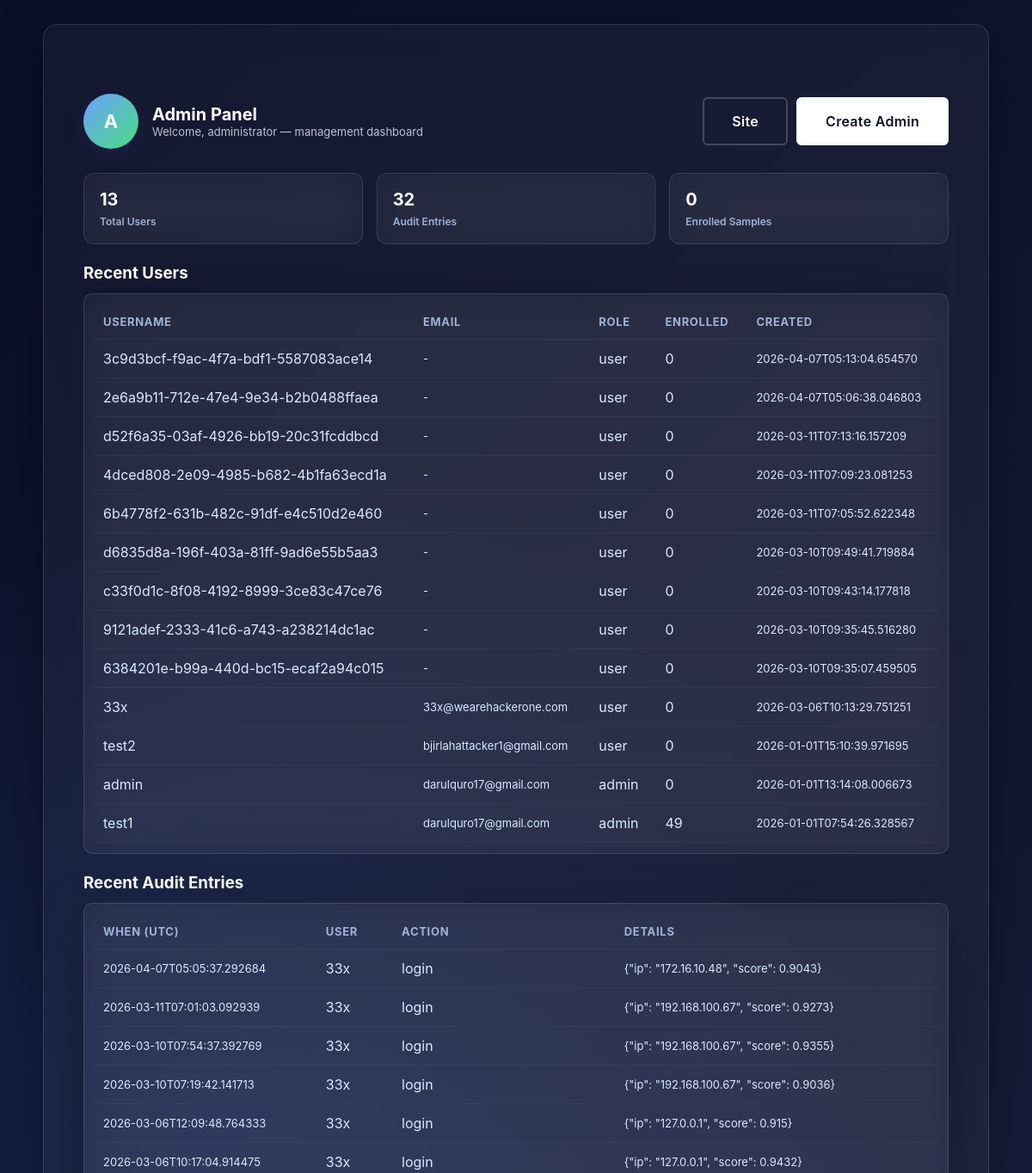
Page /admin/ (signed in, upper part) on the earlier database version.
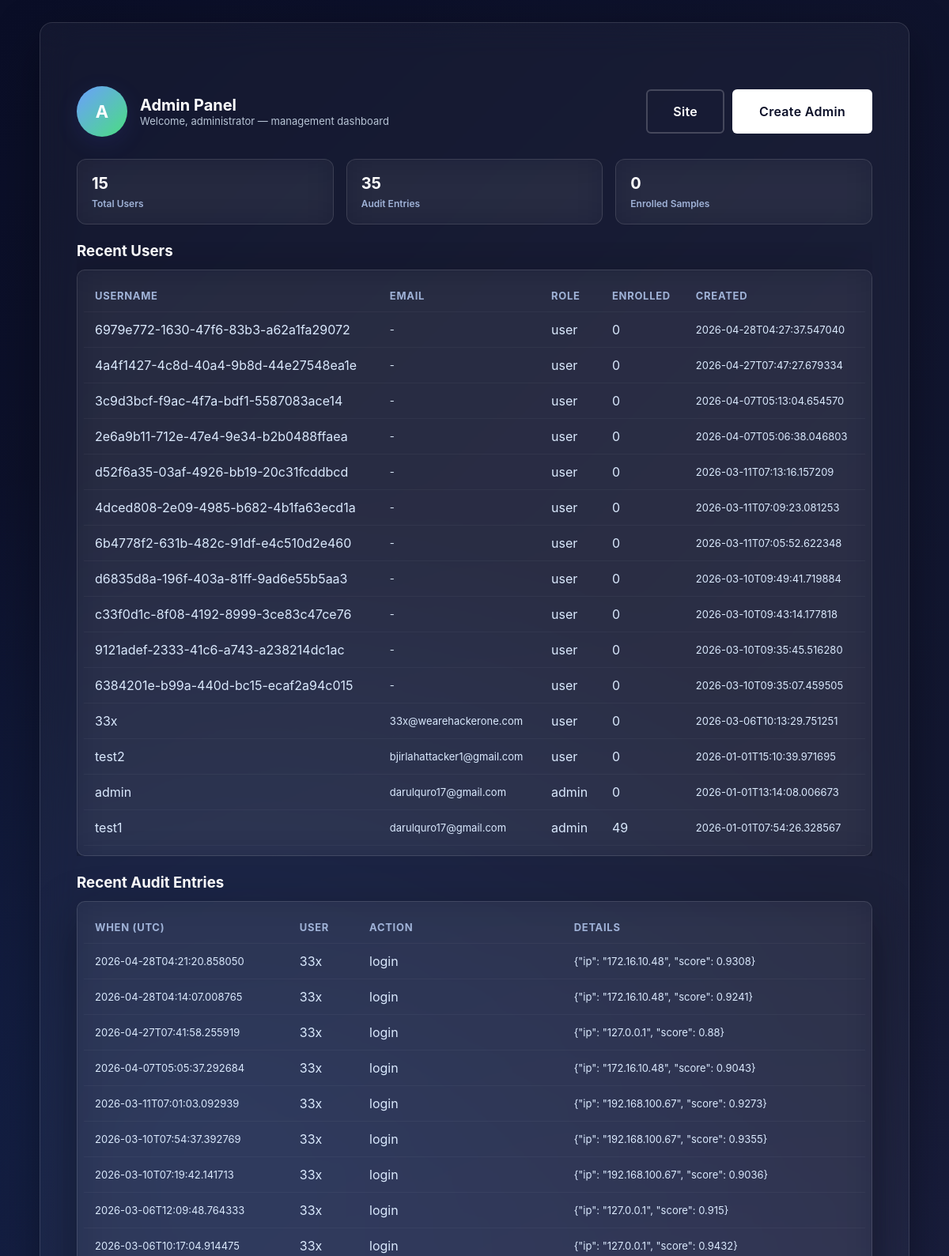
Same page on the later database version.
### app/models/user.py (models this page shows, shortened)
class User(UserMixin, db.Model):
    __tablename__ = "users"
    id = db.Column(db.Integer, primary_key=True)
    username = db.Column(db.String(80), unique=True, nullable=False, index=True)
    password_hash = db.Column(db.String(255), nullable=True)  # Nullable for migration
    role = db.Column(db.String(10), nullable=False, server_default="user")
    created_at = db.Column(db.DateTime, default=lambda: datetime.now(timezone.utc), nullable=False)
    updated_at = db.Column(
        db.DateTime,
        default=lambda: datetime.now(timezone.utc),
        onupdate=lambda: datetime.now(timezone.utc),
    )
    email = db.Column(db.String(255), nullable=True, index=True)
    email_verified = db.Column(db.Boolean, default=False, nullable=False)
    email_verification_sent_at = db.Column(db.DateTime, nullable=True)
    email_verification_code_hash = db.Column(db.String(128), nullable=True)
    two_factor_enabled = db.Column(db.Boolean, default=False, nullable=False)
    two_factor_secret = db.Column(db.String(255), nullable=True)
    keystroke_vectors = db.relationship(
        "KeystrokeVector", backref="user", lazy="dynamic", cascade="all, delete-orphan"
    )
    login_attempts = db.relationship(
        "LoginAttempt", backref="user", lazy="dynamic", cascade="all, delete-orphan"
    )
    def get_enrollment_count(self):
        try:
            res = db.session.execute(
                text(
                    "SELECT COUNT(*) AS c FROM user_vectors WHERE user_id = :uid AND event_type = :etype AND is_successful = 1"
                ),
                {"uid": self.id, "etype": "enrollment"},
            )
            return int(res.scalar_one())
        except Exception:
            try:
                return self.keystroke_vectors.filter_by(event_type="enrollment", is_successful=True).count()
            except Exception:
                return 0

### app/models/admin_audit.py (models this page shows, shortened)
class AdminAudit(db.Model):
    __tablename__ = "admin_audit"
    id = db.Column(db.Integer, primary_key=True)
    user_id = db.Column(db.Integer, db.ForeignKey("users.id"), nullable=True, index=True)
    username = db.Column(db.String(80), nullable=True, index=True)
    action = db.Column(db.String(64), nullable=False)  # e.g., 'registered','enrolled','login'
    details = db.Column(db.Text, nullable=True)
    timestamp = db.Column(
        db.DateTime, default=lambda: datetime.now(timezone.utc), nullable=False, index=True
    )

### app/blueprints/admin.py (the view)
@admin_bp.route("/")
@admin_required
def admin_index():
    try:
        users = User.query.order_by(User.created_at.desc()).limit(50).all()
    except Exception:
        users = []
    try:
        audits = (
            AdminAudit.query.order_by(AdminAudit.timestamp.desc()).limit(100).all()
        )
    except Exception:
        audits = []
    return render_template("admin/index.html", users=users, audits=audits)

### app/blueprints/admin.py (called while the page is built)
def admin_required(f):
    @wraps(f)
    @login_required
    def decorated(*args, **kwargs):
        if not getattr(current_user, "role", "").lower() == "admin":
            from flask import abort
            abort(403)
        return f(*args, **kwargs)
    return decorated

### templates/admin/index.html (shortened to what this page needs)
{% extends "base.html" %}
{% block body %}
<div class="bg-gradient" style="min-height:100vh;padding:28px">
  <div class="card" style="max-width:1100px;margin:0 auto;">
    <div class="admin-header">
      <div class="admin-avatar">A</div>
      <div>
        <div class="admin-title">Admin Panel</div>
        <div class="admin-sub">Welcome, administrator — management dashboard</div>
      </div>
      <div style="margin-left:auto;display:flex;gap:10px;align-items:center">
        <a class="btn btn-secondary" href="/">Site</a>
        <a class="btn btn-primary" href="/admin/create">Create Admin</a>
      </div>
    </div>
    <div class="stats-grid">
      <div class="stat">
        <div class="n">{{ users|length }}</div>
        <div class="label">Total Users</div>
      </div>
      <div class="stat">
        <div class="n">{{ audits|length }}</div>
        <div class="label">Audit Entries</div>
      </div>
      <div class="stat">
        <div class="n">{{ total_enrollments or 0 }}</div>
        <div class="label">Enrolled Samples</div>
      </div>
    </div>
    <div class="table-card" style="margin-top:6px">
      <h3 style="margin-bottom:12px;color:#fff">Recent Users</h3>
      <div class="card" style="padding:12px 8px;border-radius:10px;">
        <table class="admin-table">
          <thead>
            <tr><th>Username</th><th>Email</th><th>Role</th><th>Enrolled</th><th>Created</th></tr>
          </thead>
          <tbody>
            {% for u in users %}
            <tr>
              <td>{{ u.username }}</td>
              <td class="muted">{{ u.email or '-' }}</td>
              <td>{{ u.role }}</td>
              <td>{{ u.get_enrollment_count() }}</td>
              <td class="muted">{{ u.created_at.isoformat() if u.created_at else '-' }}</td>
            </tr>
            {% endfor %}
          </tbody>
        </table>
      </div>
    </div>
    <div style="margin-top:22px">
      <h3 style="margin-bottom:12px;color:#fff">Recent Audit Entries</h3>
      <div class="card" style="padding:12px 8px;border-radius:10px;">
        <table class="admin-table">
          <thead>
            <tr><th>When (UTC)</th><th>User</th><th>Action</th><th>Details</th></tr>
          </thead>
          <tbody>
            {% for a in audits %}
            <tr>
              <td class="muted">{{ a.timestamp.isoformat() if a.timestamp else '-' }}</td>
              <td>{{ a.username or a.user_id or '-' }}</td>
              <td>{{ a.action }}</td>
              <td class="muted" style="max-width:40ch;white-space:nowrap;overflow:hidden;text-overflow:ellipsis">{{ a.details or '-' }}</td>
            </tr>
            {% endfor %}
          </tbody>
        </table>
      </div>
    </div>
  </div>
</div>
{% endblock %}

### templates/base.html (shortened to what this page needs)
<!DOCTYPE html>
<html lang="en">
<head>
    <link rel="stylesheet" href="{{ url_for('static', filename='css/base.css') }}">
</head>
<body>
    {% block body %}{% endblock %}
</body>
</html>

### static/css/base.css (style rules this page uses)
* { margin: 0; padding: 0; box-sizing: border-box; }
body { font-family: -apple-system, BlinkMacSystemFont, 'Segoe UI', 'Helvetica Neue', Arial, sans-serif; background: #0a0e27; color: #ffffff; min-height: 100vh; -webkit-font-smoothing: antialiased; -moz-osx-font-smoothing: grayscale; }
.bg-gradient { position: relative; background: linear-gradient(135deg, #0a0e27 0%, #1a1f3a 100%); }
.bg-gradient::before { content: ''; position: absolute; top: 0; left: 0; right: 0; bottom: 0; background: radial-gradient(circle at 20% 50%, rgba(45, 108, 223, 0.15) 0%, transparent 50%), radial-gradient(circle at 80% 80%, rgba(99, 102, 241, 0.1) 0%, transparent 50%); pointer-events: none; }
.btn { padding: 16px 32px; text-decoration: none; border-radius: 6px; font-weight: 600; font-size: 16px; transition: all 0.3s ease; display: inline-block; border: 2px solid transparent; letter-spacing: 0.3px; cursor: pointer; }
.btn-primary { background: #ffffff; color: #0a0e27; }
.btn-secondary { background: transparent; color: #ffffff; border-color: rgba(255, 255, 255, 0.2); }
.card { background: rgba(255, 255, 255, 0.04); border: 1px solid rgba(255, 255, 255, 0.12); border-radius: 16px; padding: 52px 46px; backdrop-filter: blur(20px); box-shadow: 0 20px 60px rgba(0, 0, 0, 0.35); }
:root { --bg-1: #0f0c29; --bg-2: #302b63; --bg-3: #24243e; --glass-bg: rgba(255,255,255,0.035); --card-border: rgba(255,255,255,0.12); --accent: #6b9fff; --accent-weak: rgba(107,159,255,0.15); --danger: #ef4444; --glass-blur: 20px; }

### templates/admin/index.html (style rules this page uses)
.admin-header { display:flex; align-items:center; gap:16px; margin:28px 0; }
.admin-avatar { width:64px; height:64px; border-radius:999px; display:flex; align-items:center; justify-content:center; font-weight:700; font-size:22px; color:#fff; background: linear-gradient(135deg,var(--accent) 0%, #4ade80 100%); box-shadow: 0 8px 30px rgba(75,95,255,0.12); }
.admin-title { font-size:20px; font-weight:700; color:#fff; }
.admin-sub { color: #b8c5d6; font-size:13px }
.stats-grid { display:grid; grid-template-columns: repeat(3,1fr); gap:16px; margin-bottom:22px; }
.stat { padding:18px; border-radius:12px; background: var(--glass-bg); border:1px solid var(--card-border); backdrop-filter: blur(var(--glass-blur)); }
.stat .n { font-size:20px; font-weight:700; color:#fff }
.stat .label { color:#a0b3d8; font-size:12px; margin-top:6px; font-weight:600 }
.table-card { overflow:auto; }
table.admin-table { width:100%; border-collapse:collapse; min-width:760px }
table.admin-table th, table.admin-table td { padding:12px 14px; text-align:left; border-bottom:1px solid rgba(255,255,255,0.04); color:#dbeafe }
table.admin-table thead th { color:#a0b3d8; font-size:13px; text-transform:uppercase; letter-spacing:0.7px }
.muted { color:#99a6c2; font-size:13px }

Differences in the rows shown:
added User: username "6979e772-1630-47f6-83b3-a62a1fa29072", email "-", role "user", get_enrollment_count "0", created_at "2026-04-28T04:27:37.547040"
added User: username "4a4f1427-4c8d-40a4-9b8d-44e27548ea1e", email "-", role "user", get_enrollment_count "0", created_at "2026-04-27T07:47:27.679334"
added AdminAudit: timestamp "2026-04-28T04:21:20.858050", username "33x", action "login", details "{\"ip\": \"172.16.10.48\", \"score\": 0.9308}"
added AdminAudit: timestamp "2026-04-28T04:14:07.008765", username "33x", action "login", details "{\"ip\": \"172.16.10.48\", \"score\": 0.9241}"
added AdminAudit: timestamp "2026-04-27T07:41:58.255919", username "33x", action "login", details "{\"ip\": \"127.0.0.1\", \"score\": 0.88}"
Other differences:
{{ users|length }}: "13" → "15"
{{ audits|length }}: "32" → "35"
